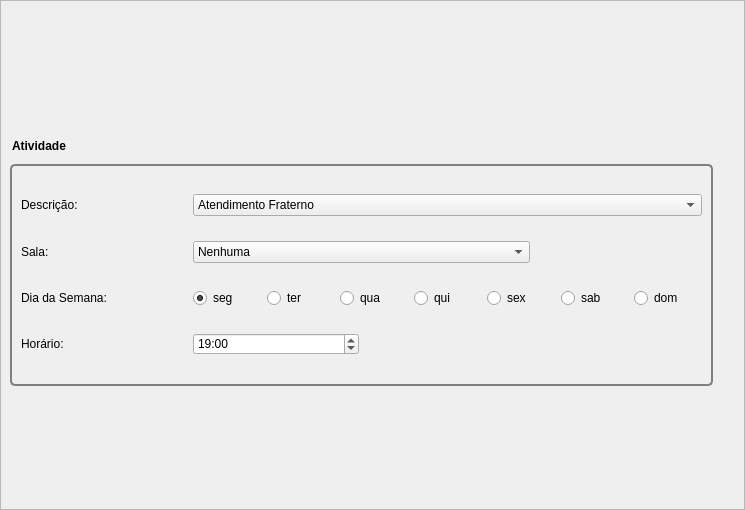
<?xml version="1.0" encoding="UTF-8"?>
<ui version="4.0">
 <class>ActivityForm</class>
 <widget class="QScrollArea" name="ActivityForm">
  <property name="geometry">
   <rect>
    <x>0</x>
    <y>0</y>
    <width>745</width>
    <height>510</height>
   </rect>
  </property>
  <property name="windowTitle">
   <string>ScrollArea</string>
  </property>
  <property name="widgetResizable">
   <bool>true</bool>
  </property>
  <widget class="QWidget" name="scrollAreaWidgetContents">
   <property name="geometry">
    <rect>
     <x>0</x>
     <y>0</y>
     <width>743</width>
     <height>508</height>
    </rect>
   </property>
   <layout class="QVBoxLayout" name="verticalLayout">
    <item>
     <widget class="QGroupBox" name="groupBox">
      <property name="sizePolicy">
       <sizepolicy hsizetype="Fixed" vsizetype="Fixed">
        <horstretch>0</horstretch>
        <verstretch>0</verstretch>
       </sizepolicy>
      </property>
      <property name="minimumSize">
       <size>
        <width>703</width>
        <height>247</height>
       </size>
      </property>
      <property name="maximumSize">
       <size>
        <width>703</width>
        <height>231</height>
       </size>
      </property>
      <property name="toolTip">
       <string/>
      </property>
      <property name="autoFillBackground">
       <bool>false</bool>
      </property>
      <property name="styleSheet">
       <string notr="true"> QGroupBox {
	 font-weight: bold;
     border: 2px solid gray;
     border-radius: 5px;
     margin-top: 25px;
 }

 QGroupBox::title {
	 background-color: transparent;
     subcontrol-origin: margin;
	 subcontrol-position: top left;
 }</string>
      </property>
      <property name="title">
       <string>Atividade</string>
      </property>
      <property name="alignment">
       <set>Qt::AlignLeading|Qt::AlignLeft|Qt::AlignTop</set>
      </property>
      <property name="flat">
       <bool>false</bool>
      </property>
      <layout class="QGridLayout" name="gridLayout">
       <item row="0" column="0">
        <widget class="QLabel" name="label">
         <property name="text">
          <string>Descrição:</string>
         </property>
        </widget>
       </item>
       <item row="2" column="0">
        <widget class="QLabel" name="label_4">
         <property name="text">
          <string>Dia da Semana:</string>
         </property>
        </widget>
       </item>
       <item row="1" column="1" colspan="2">
        <widget class="QComboBox" name="comboRoom">
         <item>
          <property name="text">
           <string>Nenhuma</string>
          </property>
         </item>
         <item>
          <property name="text">
           <string>1</string>
          </property>
         </item>
         <item>
          <property name="text">
           <string>2</string>
          </property>
         </item>
         <item>
          <property name="text">
           <string>3</string>
          </property>
         </item>
         <item>
          <property name="text">
           <string>4</string>
          </property>
         </item>
         <item>
          <property name="text">
           <string>5</string>
          </property>
         </item>
         <item>
          <property name="text">
           <string>6</string>
          </property>
         </item>
         <item>
          <property name="text">
           <string>7</string>
          </property>
         </item>
         <item>
          <property name="text">
           <string>8</string>
          </property>
         </item>
         <item>
          <property name="text">
           <string>9</string>
          </property>
         </item>
         <item>
          <property name="text">
           <string>10</string>
          </property>
         </item>
         <item>
          <property name="text">
           <string>11</string>
          </property>
         </item>
         <item>
          <property name="text">
           <string>12</string>
          </property>
         </item>
        </widget>
       </item>
       <item row="3" column="1">
        <widget class="QTimeEdit" name="editTime">
         <property name="time">
          <time>
           <hour>19</hour>
           <minute>0</minute>
           <second>0</second>
          </time>
         </property>
         <property name="displayFormat">
          <string>HH:mm</string>
         </property>
        </widget>
       </item>
       <item row="0" column="1" colspan="3">
        <widget class="QComboBox" name="comboDescription">
         <property name="editable">
          <bool>false</bool>
         </property>
         <item>
          <property name="text">
           <string>Atendimento Fraterno</string>
          </property>
         </item>
         <item>
          <property name="text">
           <string>Reunião Pública</string>
          </property>
         </item>
         <item>
          <property name="text">
           <string>Reunião de Estudos</string>
          </property>
         </item>
         <item>
          <property name="text">
           <string>Reunião Mediúnica</string>
          </property>
         </item>
         <item>
          <property name="text">
           <string>Desobsessão</string>
          </property>
         </item>
         <item>
          <property name="text">
           <string>Voluntariado</string>
          </property>
         </item>
        </widget>
       </item>
       <item row="1" column="0">
        <widget class="QLabel" name="label_3">
         <property name="text">
          <string>Sala:</string>
         </property>
        </widget>
       </item>
       <item row="3" column="0">
        <widget class="QLabel" name="label_5">
         <property name="text">
          <string>Horário:</string>
         </property>
        </widget>
       </item>
       <item row="2" column="1" colspan="3">
        <layout class="QHBoxLayout" name="horizontalLayout">
         <item>
          <widget class="QRadioButton" name="rd_weekday0">
           <property name="toolTip">
            <string>Segunda-Feira</string>
           </property>
           <property name="text">
            <string>seg</string>
           </property>
           <property name="checked">
            <bool>true</bool>
           </property>
           <attribute name="buttonGroup">
            <string notr="true">grpWeekday</string>
           </attribute>
          </widget>
         </item>
         <item>
          <widget class="QRadioButton" name="rd_weekday1">
           <property name="toolTip">
            <string>Terça-Feira</string>
           </property>
           <property name="text">
            <string>ter</string>
           </property>
           <attribute name="buttonGroup">
            <string notr="true">grpWeekday</string>
           </attribute>
          </widget>
         </item>
         <item>
          <widget class="QRadioButton" name="rd_weekday2">
           <property name="toolTip">
            <string>Quarta-Feira</string>
           </property>
           <property name="text">
            <string>qua</string>
           </property>
           <attribute name="buttonGroup">
            <string notr="true">grpWeekday</string>
           </attribute>
          </widget>
         </item>
         <item>
          <widget class="QRadioButton" name="rd_weekday3">
           <property name="toolTip">
            <string>Quinta-Feira</string>
           </property>
           <property name="text">
            <string>qui</string>
           </property>
           <attribute name="buttonGroup">
            <string notr="true">grpWeekday</string>
           </attribute>
          </widget>
         </item>
         <item>
          <widget class="QRadioButton" name="rd_weekday4">
           <property name="toolTip">
            <string>Sexta-Feira</string>
           </property>
           <property name="text">
            <string>sex</string>
           </property>
           <attribute name="buttonGroup">
            <string notr="true">grpWeekday</string>
           </attribute>
          </widget>
         </item>
         <item>
          <widget class="QRadioButton" name="rd_weekday5">
           <property name="toolTip">
            <string>Sábado</string>
           </property>
           <property name="text">
            <string>sab</string>
           </property>
           <attribute name="buttonGroup">
            <string notr="true">grpWeekday</string>
           </attribute>
          </widget>
         </item>
         <item>
          <widget class="QRadioButton" name="rd_weekday6">
           <property name="toolTip">
            <string>Domingo</string>
           </property>
           <property name="text">
            <string>dom</string>
           </property>
           <attribute name="buttonGroup">
            <string notr="true">grpWeekday</string>
           </attribute>
          </widget>
         </item>
        </layout>
       </item>
      </layout>
     </widget>
    </item>
   </layout>
  </widget>
 </widget>
 <tabstops>
  <tabstop>comboDescription</tabstop>
  <tabstop>comboRoom</tabstop>
  <tabstop>editTime</tabstop>
 </tabstops>
 <resources/>
 <connections/>
 <buttongroups>
  <buttongroup name="grpWeekday">
   <property name="exclusive">
    <bool>true</bool>
   </property>
  </buttongroup>
 </buttongroups>
</ui>
